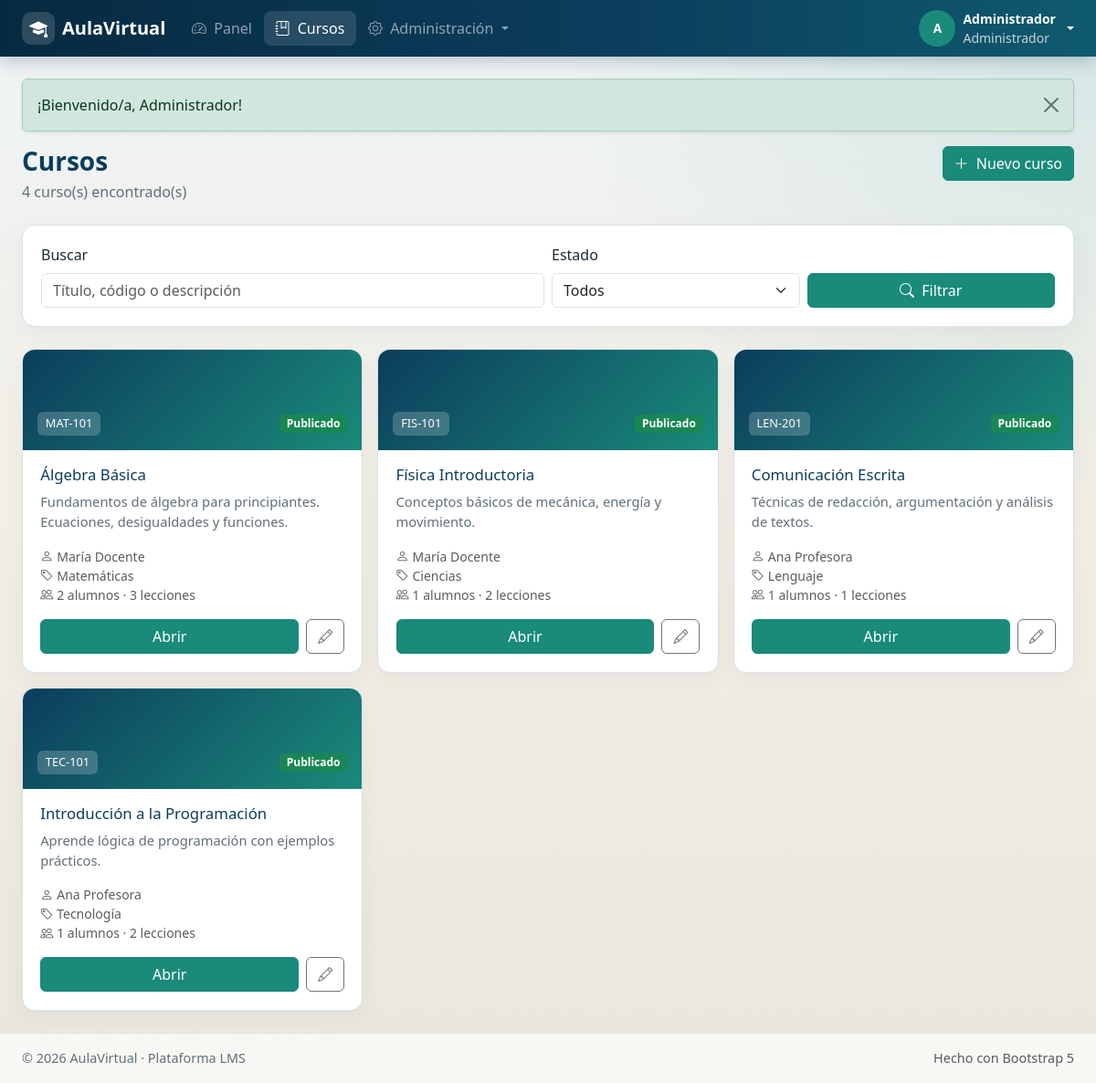
/cursos.php (signed in), run on an earlier commit of the app's database.
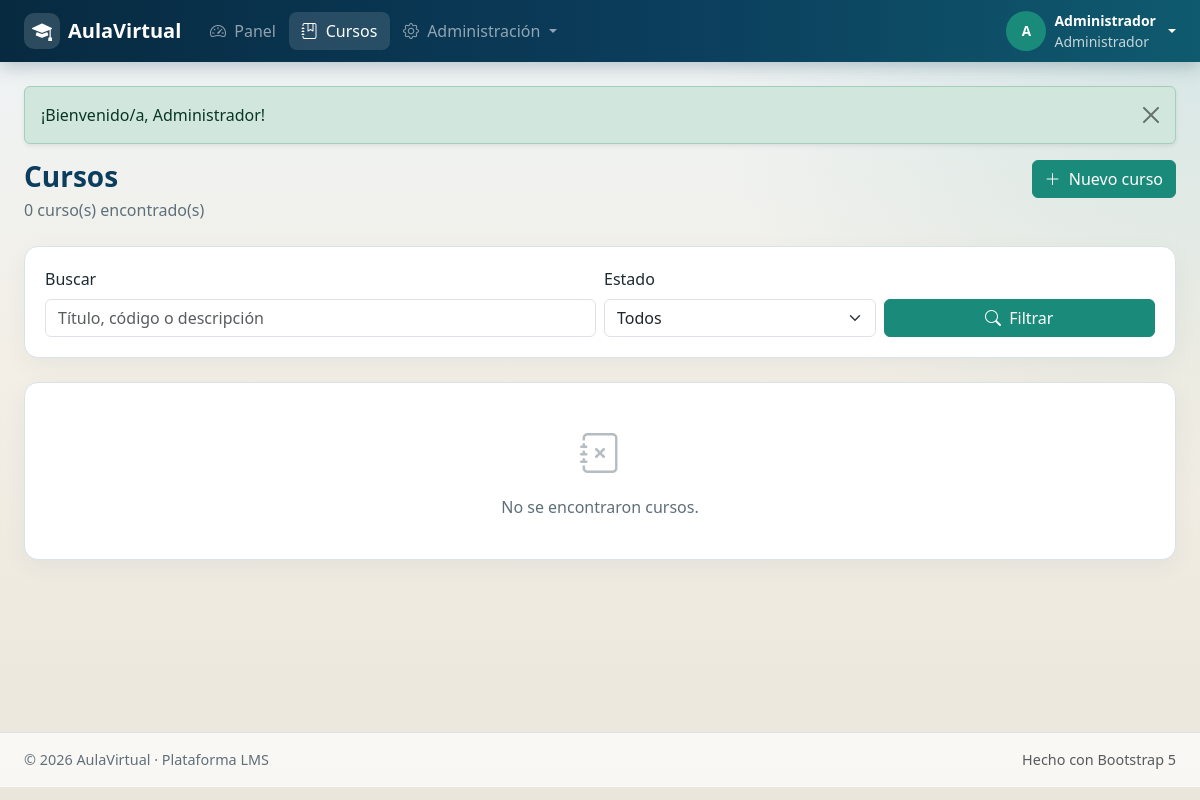
And on a later commit of the database.
### tables this page shows
CREATE TABLE courses (
    id INT AUTO_INCREMENT PRIMARY KEY,
    category_id INT DEFAULT NULL,
    teacher_id INT NOT NULL,
    title VARCHAR(200) NOT NULL,
    code VARCHAR(30) NOT NULL UNIQUE,
    description TEXT DEFAULT NULL,
    image VARCHAR(255) DEFAULT NULL,
    status ENUM('draft','published','archived') NOT NULL DEFAULT 'draft',
    created_at TIMESTAMP DEFAULT CURRENT_TIMESTAMP,
    FOREIGN KEY (category_id) REFERENCES categories(id) ON DELETE SET NULL,
    FOREIGN KEY (teacher_id) REFERENCES users(id) ON DELETE CASCADE
);

CREATE TABLE users (
    id INT AUTO_INCREMENT PRIMARY KEY,
    name VARCHAR(120) NOT NULL,
    email VARCHAR(150) NOT NULL UNIQUE,
    password VARCHAR(255) NOT NULL,
    role ENUM('admin','teacher','student') NOT NULL DEFAULT 'student',
    avatar VARCHAR(255) DEFAULT NULL,
    bio TEXT DEFAULT NULL,
    status TINYINT(1) NOT NULL DEFAULT 1,
    created_at TIMESTAMP DEFAULT CURRENT_TIMESTAMP
);

CREATE TABLE categories (
    id INT AUTO_INCREMENT PRIMARY KEY,
    name VARCHAR(100) NOT NULL,
    description TEXT DEFAULT NULL,
    created_at TIMESTAMP DEFAULT CURRENT_TIMESTAMP
);

### config/base_datos.php (called while the page is built, shortened)
<?php
class BaseDatos
{
    private static ?PDO $instancia = null;
    public static function obtenerConexion(): PDO
    {
        if (self::$instancia === null) {
            $dsn = 'mysql:host=' . BD_HOST . ';dbname=' . BD_NOMBRE . ';charset=' . BD_CHARSET;
            self::$instancia = new PDO($dsn, BD_USUARIO, BD_CLAVE, [
                PDO::ATTR_ERRMODE => PDO::ERRMODE_EXCEPTION,
                PDO::ATTR_DEFAULT_FETCH_MODE => PDO::FETCH_ASSOC,
                PDO::ATTR_EMULATE_PREPARES => false,
            ]);
        }
        return self::$instancia;
    }
}
function bd(): PDO
{
    return BaseDatos::obtenerConexion();
}

### cursos.php (the view, shortened to what this page needs)
<?php
require_once __DIR__ . '/includes/funciones.php';
$sql = 'SELECT c.*, u.name AS teacher_name, cat.name AS category_name,
               (SELECT COUNT(*) FROM enrollments e WHERE e.course_id = c.id) AS students,
               (SELECT COUNT(*) FROM lessons l WHERE l.course_id = c.id) AS lessons_count
        FROM courses c
        JOIN users u ON u.id = c.teacher_id
        LEFT JOIN categories cat ON cat.id = c.category_id
        WHERE 1=1';
$params = [];
if ($q !== '') {
    $sql .= ' AND (c.title LIKE ? OR c.code LIKE ? OR c.description LIKE ?)';
    $like = '%' . $q . '%';
    $params[] = $like;
    $params[] = $like;
    $params[] = $like;
}
$sql .= ' ORDER BY c.created_at DESC';
$stmt = bd()->prepare($sql);
$stmt->execute($params);
$cursos = $stmt->fetchAll();
require_once __DIR__ . '/includes/encabezado.php';
?>
<div class="page-header">
    <div>
        <h1><?= $usuario['role'] === 'student' ? 'Mis cursos' : 'Cursos' ?></h1>
        <p class="subtitle"><?= count($cursos) ?> curso(s) encontrado(s)</p>
    </div>
    <div class="d-flex gap-2 flex-wrap">
        <?php if (in_array($usuario['role'], ['admin', 'teacher'], true)): ?>
            <a href="<?= URL_APP ?>/curso-formulario.php" class="btn btn-primary"><i class="bi bi-plus-lg me-1"></i> Nuevo curso</a>
        <?php endif; ?>
    </div>
</div>
<div class="panel mb-4">
    <div class="panel-body">
        <form class="row g-2 align-items-end" method="get">
            <div class="col-md-6">
                <label class="form-label">Buscar</label>
                <input type="text" name="buscar" class="form-control" value="<?= escapar($q) ?>" placeholder="Título, código o descripción">
            </div>
            <?php if ($usuario['role'] !== 'student'): ?>
            <div class="col-md-3">
                <label class="form-label">Estado</label>
                <select name="estado" class="form-select">
                    <option value="">Todos</option>
                </select>
            </div>
            <?php endif; ?>
            <div class="col-md-3">
                <button class="btn btn-primary w-100" type="submit"><i class="bi bi-search me-1"></i> Filtrar</button>
            </div>
        </form>
    </div>
</div>
<?php if (!$cursos): ?>
    <div class="panel"><div class="panel-body empty-state"><i class="bi bi-journal-x"></i><p class="mb-0">No se encontraron cursos.</p></div></div>
<?php else: ?>
<div class="row g-3">
    <?php foreach ($cursos as $curso): ?>
    <div class="col-md-6 col-xl-4">
        <div class="course-card">
            <div class="course-banner">
                <div class="d-flex justify-content-between w-100 align-items-center">
                    <span class="code"><?= escapar($curso['code']) ?></span>
                    <?= insignia_estado($curso['status']) ?>
                </div>
            </div>
            <div class="course-body">
                <h3><?= escapar($curso['title']) ?></h3>
                <p><?= escapar(mb_strimwidth($curso['description'] ?? '', 0, 100, '…')) ?></p>
                <div class="small text-muted mb-3">
                    <div><i class="bi bi-person me-1"></i><?= escapar($curso['teacher_name']) ?></div>
                    <div><i class="bi bi-tag me-1"></i><?= escapar($curso['category_name'] ?? 'Sin categoría') ?></div>
                    <div><i class="bi bi-people me-1"></i><?= (int) $curso['students'] ?> alumnos · <?= (int) $curso['lessons_count'] ?> lecciones</div>
                </div>
                <div class="d-flex gap-2 mt-auto">
                    <a href="<?= URL_APP ?>/curso.php?id=<?= (int) $curso['id'] ?>" class="btn btn-primary flex-fill">Abrir</a>
                    <?php if ($usuario['role'] === 'admin' || ($usuario['role'] === 'teacher' && (int) $curso['teacher_id'] === (int) $usuario['id'])): ?>
                        <a href="<?= URL_APP ?>/curso-formulario.php?id=<?= (int) $curso['id'] ?>" class="btn btn-outline-secondary"><i class="bi bi-pencil"></i></a>
                    <?php endif; ?>
                </div>
            </div>
        </div>
    </div>
    <?php endforeach; ?>
</div>
<?php endif; ?>
<?php require_once __DIR__ . '/includes/pie.php'; ?>

### includes/encabezado.php (shortened to what this page needs)
<?php
require_once __DIR__ . '/funciones.php';
$usuario = usuario_actual();
$mensaje = obtener_mensaje();
$paginaActual = basename($_SERVER['PHP_SELF']);
?>
<!DOCTYPE html>
<html lang="es">
<head>
    <link href="https://cdn.jsdelivr.net/npm/bootstrap@5.3.3/dist/css/bootstrap.min.css" rel="stylesheet">
    <link href="https://cdn.jsdelivr.net/npm/bootstrap-icons@1.11.3/font/bootstrap-icons.min.css" rel="stylesheet">
    <link href="<?= URL_APP ?>/assets/css/style.css" rel="stylesheet">
</head>
<body class="<?= $usuario ? 'app-body' : 'auth-body' ?>">
<?php if ($usuario): ?>
<nav class="navbar navbar-expand-lg navbar-dark app-navbar sticky-top">
    <div class="container-fluid px-3 px-lg-4">
        <a class="navbar-brand d-flex align-items-center gap-2" href="<?= URL_PANEL ?>">
            <span class="brand-mark"><i class="bi bi-mortarboard-fill"></i></span>
            <span class="fw-semibold"><?= escapar(NOMBRE_APP) ?></span>
        </a>
        <div class="collapse navbar-collapse" id="navPrincipal">
            <ul class="navbar-nav me-auto mb-2 mb-lg-0">
                <li class="nav-item">
                    <a class="nav-link <?= $paginaActual === 'panel.php' ? 'active' : '' ?>" href="<?= URL_PANEL ?>">
                        <i class="bi bi-speedometer2 me-1"></i> Panel
                    </a>
                </li>
                <li class="nav-item">
                    <a class="nav-link <?= in_array($paginaActual, ['cursos.php','curso.php','leccion.php'], true) ? 'active' : '' ?>" href="<?= URL_CURSOS ?>">
                        <i class="bi bi-journal-bookmark me-1"></i> Cursos
                    </a>
                </li>
                <?php if ($usuario['role'] === 'admin'): ?>
                <li class="nav-item dropdown">
                    <a class="nav-link dropdown-toggle <?= in_array($paginaActual, ['usuarios.php','categorias.php'], true) ? 'active' : '' ?>" href="#" data-bs-toggle="dropdown">
                        <i class="bi bi-gear me-1"></i> Administración
                    </a>
                </li>
                <?php endif; ?>
            </ul>
            <div class="d-flex align-items-center gap-3">
                <div class="dropdown">
                    <a class="d-flex align-items-center gap-2 text-decoration-none text-white dropdown-toggle" href="#" data-bs-toggle="dropdown">
                        <span class="user-avatar"><?= escapar(iniciales($usuario['name'])) ?></span>
                        <span class="d-none d-md-inline small">
                            <strong><?= escapar($usuario['name']) ?></strong><br>
                            <span class="opacity-75"><?= escapar(etiqueta_rol($usuario['role'])) ?></span>
                        </span>
                    </a>
                </div>
            </div>
        </div>
    </div>
</nav>
<?php endif; ?>
<main class="<?= $usuario ? 'app-main' : '' ?>">
    <div class="<?= $usuario ? 'container-fluid px-3 px-lg-4 py-4' : '' ?>">
        <?php if ($mensaje): ?>
        <div class="alert alert-<?= escapar($mensaje['tipo']) ?> alert-dismissible fade show shadow-sm" role="alert">
            <?= escapar($mensaje['mensaje']) ?>
            <button type="button" class="btn-close" data-bs-dismiss="alert"></button>
        </div>
        <?php endif; ?>

### includes/funciones.php (shortened to what this page needs)
<?php
require_once __DIR__ . '/../config/base_datos.php';
function escapar(?string $valor): string
{
    return htmlspecialchars($valor ?? '', ENT_QUOTES, 'UTF-8');
}
function obtener_mensaje(): ?array
{
    $mensaje = $_SESSION['mensaje'];
    return $mensaje;
}
function usuario_actual(): ?array
{
    return $_SESSION['usuario'] ?? null;
}
function etiqueta_rol(string $rol): string
{
    return match ($rol) {
        'admin' => 'Administrador',
        'teacher' => 'Docente',
        'student' => 'Estudiante',
        default => $rol,
    };
}
function insignia_estado(string $estado): string
{
    $mapa = [
        'draft' => ['bg-secondary', 'Borrador'],
        'published' => ['bg-success', 'Publicado'],
        'archived' => ['bg-dark', 'Archivado'],
        'active' => ['bg-success', 'Activo'],
        'completed' => ['bg-info', 'Completado'],
        'dropped' => ['bg-warning text-dark', 'Retirado'],
    ];
    [$clase, $etiqueta] = $mapa[$estado] ?? ['bg-secondary', $estado];
    return '<span class="badge ' . $clase . '">' . escapar($etiqueta) . '</span>';
}
function iniciales(string $nombre): string
{
    $partes = preg_split('/\s+/', trim($nombre));
    $letras = '';
    foreach (array_slice($partes, 0, 2) as $parte) {
        $letras .= mb_strtoupper(mb_substr($parte, 0, 1));
    }
    return $letras ?: '?';
}

### includes/pie.php (shortened to what this page needs)
</div>
</main>
<?php if (usuario_actual()): ?>
<footer class="app-footer">
    <div class="container-fluid px-3 px-lg-4 py-3 d-flex flex-wrap justify-content-between gap-2">
        <span>&copy; <?= date('Y') ?> <?= escapar(NOMBRE_APP) ?> · Plataforma LMS</span>
        <span class="text-muted">Hecho con Bootstrap 5</span>
    </div>
</footer>
<?php endif; ?>
</body>
</html>

### assets/css/style.css (style rules this page uses)
:root { --av-navy: #0b3d5c; --av-navy-dark: #072a40; --av-teal: #1a8a7a; --av-teal-light: #e6f5f2; --av-sand: #f3efe6; --av-ink: #1c2a33; --av-muted: #5f6f7a; --av-border: #d9e2e8; --av-card: #ffffff; --av-radius: 14px; }
* { box-sizing: border-box; }
body { font-family: "Segoe UI", "Trebuchet MS", Candara, sans-serif; color: var(--av-ink); background: var(--av-sand); min-height: 100vh; }
.app-body { background: radial-gradient(circle at top right, rgba(26, 138, 122, 0.12), transparent 35%), linear-gradient(180deg, #eef4f7 0%, var(--av-sand) 45%, #ebe6db 100%); }
.app-navbar { background: linear-gradient(90deg, var(--av-navy-dark), var(--av-navy) 55%, #0f5a6e); box-shadow: 0 4px 18px rgba(7, 42, 64, 0.25); }
.brand-mark { width: 36px; height: 36px; border-radius: 10px; background: rgba(255, 255, 255, 0.15); display: inline-flex; align-items: center; justify-content: center; }
.navbar .nav-link { border-radius: 8px; padding: 0.45rem 0.8rem !important; }
.navbar .nav-link.active, .navbar .nav-link:hover { background: rgba(255, 255, 255, 0.12); }
.user-avatar { width: 40px; height: 40px; border-radius: 50%; background: var(--av-teal); color: #fff; display: inline-flex; align-items: center; justify-content: center; font-weight: 700; font-size: 0.85rem; }
.app-main { min-height: calc(100vh - 130px); }
.app-footer { background: rgba(255, 255, 255, 0.7); border-top: 1px solid var(--av-border); color: var(--av-muted); font-size: 0.9rem; }
.page-header { display: flex; flex-wrap: wrap; justify-content: space-between; align-items: flex-start; gap: 1rem; margin-bottom: 1.5rem; }
.page-header h1 { font-size: 1.75rem; font-weight: 700; margin: 0; color: var(--av-navy); }
.page-header .subtitle { color: var(--av-muted); margin: 0.25rem 0 0; }
.panel { background: var(--av-card); border: 1px solid var(--av-border); border-radius: var(--av-radius); box-shadow: 0 8px 24px rgba(11, 61, 92, 0.05); overflow: hidden; }
.panel-body { padding: 1.25rem; }
.btn-primary { --bs-btn-bg: var(--av-teal); --bs-btn-border-color: var(--av-teal); --bs-btn-hover-bg: #157567; --bs-btn-hover-border-color: #157567; --bs-btn-active-bg: #12685c; --bs-btn-active-border-color: #12685c; }
.empty-state { text-align: center; padding: 2.5rem 1rem; color: var(--av-muted); }
.empty-state i { font-size: 2.5rem; opacity: 0.45; display: block; margin-bottom: 0.75rem; }
.course-card { background: var(--av-card); border: 1px solid var(--av-border); border-radius: var(--av-radius); overflow: hidden; height: 100%; display: flex; flex-direction: column; box-shadow: 0 8px 24px rgba(11, 61, 92, 0.05); transition: transform 0.2s ease, box-shadow 0.2s ease; }
.course-card .course-banner { height: 110px; background: linear-gradient(135deg, var(--av-navy), var(--av-teal)); display: flex; align-items: flex-end; padding: 1rem; color: #fff; }
.course-card .course-banner .code { background: rgba(255,255,255,0.2); padding: 0.2rem 0.55rem; border-radius: 6px; font-size: 0.8rem; }
.course-card .course-body { padding: 1.1rem 1.2rem 1.25rem; flex: 1; display: flex; flex-direction: column; }
.course-card h3 { font-size: 1.05rem; margin: 0 0 0.5rem; color: var(--av-navy); }
.course-card p { color: var(--av-muted); font-size: 0.92rem; flex: 1; }

What changed in the data, as far as the page shows it:
removed courses: code "MAT-101", title "Álgebra Básica", description "Fundamentos de álgebra para principiantes. Ecuaciones, desigualdades y funciones.", teacher.name "María Docente", category.name "Matemáticas", students "2", lessons_count "3"
removed courses: code "FIS-101", title "Física Introductoria", description "Conceptos básicos de mecánica, energía y movimiento.", teacher.name "María Docente", category.name "Ciencias", students "1", lessons_count "2"
removed courses: code "LEN-201", title "Comunicación Escrita", description "Técnicas de redacción, argumentación y análisis de textos.", teacher.name "Ana Profesora", category.name "Lenguaje", students "1", lessons_count "1"
removed courses: code "TEC-101", title "Introducción a la Programación", description "Aprende lógica de programación con ejemplos prácticos.", teacher.name "Ana Profesora", category.name "Tecnología", students "1", lessons_count "2"
Also different on the page:
count($cursos): "4" → "0"
text now shown: "No se encontraron cursos."
